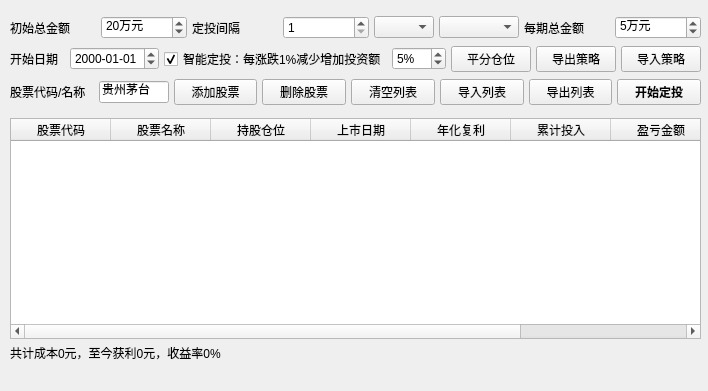
<?xml version="1.0" encoding="UTF-8"?>
<ui version="4.0">
 <class>ScheduledInvestment</class>
 <widget class="QMainWindow" name="ScheduledInvestment">
  <property name="geometry">
   <rect>
    <x>0</x>
    <y>0</y>
    <width>708</width>
    <height>391</height>
   </rect>
  </property>
  <property name="windowTitle">
   <string>定投组合表现</string>
  </property>
  <widget class="QWidget" name="centralwidget">
   <widget class="QTableWidget" name="tblStockList">
    <property name="geometry">
     <rect>
      <x>10</x>
      <y>118</y>
      <width>691</width>
      <height>221</height>
     </rect>
    </property>
    <property name="sortingEnabled">
     <bool>true</bool>
    </property>
    <column>
     <property name="text">
      <string>股票代码</string>
     </property>
    </column>
    <column>
     <property name="text">
      <string>股票名称</string>
     </property>
    </column>
    <column>
     <property name="text">
      <string>持股仓位</string>
     </property>
    </column>
    <column>
     <property name="text">
      <string>上市日期</string>
     </property>
    </column>
    <column>
     <property name="text">
      <string>年化复利</string>
     </property>
    </column>
    <column>
     <property name="text">
      <string>累计投入</string>
     </property>
    </column>
    <column>
     <property name="text">
      <string>盈亏金额</string>
     </property>
    </column>
    <column>
     <property name="text">
      <string>盈亏比例</string>
     </property>
    </column>
   </widget>
   <widget class="QLabel" name="lblTradeSummary">
    <property name="geometry">
     <rect>
      <x>10</x>
      <y>340</y>
      <width>611</width>
      <height>25</height>
     </rect>
    </property>
    <property name="font">
     <font>
      <family>Helvetica</family>
      <pointsize>9</pointsize>
     </font>
    </property>
    <property name="text">
     <string>共计成本0元，至今获利0元，收益率0%</string>
    </property>
   </widget>
   <widget class="QWidget" name="layoutWidget">
    <property name="geometry">
     <rect>
      <x>10</x>
      <y>9</y>
      <width>691</width>
      <height>103</height>
     </rect>
    </property>
    <layout class="QVBoxLayout" name="verticalLayout">
     <property name="spacing">
      <number>0</number>
     </property>
     <item>
      <layout class="QHBoxLayout" name="horizontalLayout_2">
       <property name="spacing">
        <number>5</number>
       </property>
       <item>
        <widget class="QLabel" name="lblInitialInvestment">
         <property name="font">
          <font>
           <family>Helvetica</family>
           <pointsize>9</pointsize>
          </font>
         </property>
         <property name="text">
          <string>初始总金额</string>
         </property>
        </widget>
       </item>
       <item>
        <widget class="QSpinBox" name="spbInitialInvestment">
         <property name="font">
          <font>
           <family>Helvetica</family>
          </font>
         </property>
         <property name="suffix">
          <string>万元</string>
         </property>
         <property name="prefix">
          <string/>
         </property>
         <property name="minimum">
          <number>1</number>
         </property>
         <property name="maximum">
          <number>1000</number>
         </property>
         <property name="value">
          <number>20</number>
         </property>
        </widget>
       </item>
       <item>
        <widget class="QLabel" name="lblInterval">
         <property name="font">
          <font>
           <family>Helvetica</family>
           <pointsize>9</pointsize>
          </font>
         </property>
         <property name="text">
          <string>定投间隔</string>
         </property>
        </widget>
       </item>
       <item>
        <widget class="QSpinBox" name="spbInterval">
         <property name="font">
          <font>
           <family>Helvetica</family>
          </font>
         </property>
         <property name="prefix">
          <string/>
         </property>
         <property name="minimum">
          <number>1</number>
         </property>
         <property name="maximum">
          <number>50</number>
         </property>
        </widget>
       </item>
       <item>
        <widget class="QComboBox" name="cbbIntervalType">
         <property name="maximumSize">
          <size>
           <width>60</width>
           <height>16777215</height>
          </size>
         </property>
         <property name="font">
          <font>
           <family>Helvetica</family>
          </font>
         </property>
        </widget>
       </item>
       <item>
        <widget class="QComboBox" name="cbbInvestTime">
         <property name="maximumSize">
          <size>
           <width>80</width>
           <height>16777215</height>
          </size>
         </property>
         <property name="font">
          <font>
           <family>Helvetica</family>
          </font>
         </property>
        </widget>
       </item>
       <item>
        <widget class="QLabel" name="lblEachInvestment">
         <property name="font">
          <font>
           <family>Helvetica</family>
           <pointsize>9</pointsize>
          </font>
         </property>
         <property name="text">
          <string>每期总金额</string>
         </property>
        </widget>
       </item>
       <item>
        <widget class="QSpinBox" name="spbEachInvestment">
         <property name="font">
          <font>
           <family>Helvetica</family>
          </font>
         </property>
         <property name="suffix">
          <string>万元</string>
         </property>
         <property name="prefix">
          <string/>
         </property>
         <property name="minimum">
          <number>1</number>
         </property>
         <property name="maximum">
          <number>1000</number>
         </property>
         <property name="value">
          <number>5</number>
         </property>
        </widget>
       </item>
      </layout>
     </item>
     <item>
      <layout class="QHBoxLayout" name="horizontalLayout_3">
       <property name="spacing">
        <number>5</number>
       </property>
       <item>
        <widget class="QLabel" name="lblStartDate">
         <property name="font">
          <font>
           <family>Helvetica</family>
           <pointsize>9</pointsize>
          </font>
         </property>
         <property name="text">
          <string>开始日期</string>
         </property>
        </widget>
       </item>
       <item>
        <widget class="QDateEdit" name="dteStartDate">
         <property name="font">
          <font>
           <family>Helvetica</family>
           <pointsize>9</pointsize>
          </font>
         </property>
         <property name="displayFormat">
          <string>yyyy-MM-dd</string>
         </property>
        </widget>
       </item>
       <item>
        <widget class="QCheckBox" name="cbxSmartInvesting">
         <property name="text">
          <string>智能定投：每涨跌1%减少增加投资额</string>
         </property>
         <property name="checked">
          <bool>true</bool>
         </property>
        </widget>
       </item>
       <item>
        <widget class="QSpinBox" name="spbSmartInvestFactor">
         <property name="font">
          <font>
           <family>Helvetica</family>
          </font>
         </property>
         <property name="suffix">
          <string>%</string>
         </property>
         <property name="prefix">
          <string/>
         </property>
         <property name="minimum">
          <number>1</number>
         </property>
         <property name="maximum">
          <number>20</number>
         </property>
         <property name="value">
          <number>5</number>
         </property>
        </widget>
       </item>
       <item>
        <widget class="QPushButton" name="btnAutoSplitRatio">
         <property name="font">
          <font>
           <family>Helvetica</family>
           <pointsize>9</pointsize>
          </font>
         </property>
         <property name="text">
          <string>平分仓位</string>
         </property>
        </widget>
       </item>
       <item>
        <widget class="QPushButton" name="btnExportPlan">
         <property name="font">
          <font>
           <family>Helvetica</family>
           <pointsize>9</pointsize>
          </font>
         </property>
         <property name="text">
          <string>导出策略</string>
         </property>
        </widget>
       </item>
       <item>
        <widget class="QPushButton" name="btnImportPlan">
         <property name="font">
          <font>
           <family>Helvetica</family>
           <pointsize>9</pointsize>
          </font>
         </property>
         <property name="text">
          <string>导入策略</string>
         </property>
        </widget>
       </item>
      </layout>
     </item>
     <item>
      <layout class="QHBoxLayout" name="horizontalLayout">
       <property name="spacing">
        <number>5</number>
       </property>
       <item>
        <widget class="QLabel" name="lblNewStockCode">
         <property name="font">
          <font>
           <family>Helvetica</family>
           <pointsize>9</pointsize>
          </font>
         </property>
         <property name="text">
          <string>股票代码/名称</string>
         </property>
        </widget>
       </item>
       <item>
        <widget class="QLineEdit" name="iptStockCode">
         <property name="maximumSize">
          <size>
           <width>70</width>
           <height>16777215</height>
          </size>
         </property>
         <property name="font">
          <font>
           <family>Helvetica</family>
           <pointsize>9</pointsize>
          </font>
         </property>
         <property name="text">
          <string>贵州茅台</string>
         </property>
         <property name="maxLength">
          <number>6</number>
         </property>
        </widget>
       </item>
       <item>
        <widget class="QPushButton" name="btnAddStock">
         <property name="font">
          <font>
           <family>Helvetica</family>
           <pointsize>9</pointsize>
          </font>
         </property>
         <property name="text">
          <string>添加股票</string>
         </property>
        </widget>
       </item>
       <item>
        <widget class="QPushButton" name="btnRemoveStock">
         <property name="font">
          <font>
           <family>Helvetica</family>
           <pointsize>9</pointsize>
          </font>
         </property>
         <property name="text">
          <string>删除股票</string>
         </property>
        </widget>
       </item>
       <item>
        <widget class="QPushButton" name="btnClearStocks">
         <property name="font">
          <font>
           <family>Helvetica</family>
           <pointsize>9</pointsize>
          </font>
         </property>
         <property name="text">
          <string>清空列表</string>
         </property>
        </widget>
       </item>
       <item>
        <widget class="QPushButton" name="btnImportStockList">
         <property name="font">
          <font>
           <family>Helvetica</family>
           <pointsize>9</pointsize>
          </font>
         </property>
         <property name="text">
          <string>导入列表</string>
         </property>
        </widget>
       </item>
       <item>
        <widget class="QPushButton" name="btnExportStockList">
         <property name="font">
          <font>
           <family>Helvetica</family>
           <pointsize>9</pointsize>
          </font>
         </property>
         <property name="text">
          <string>导出列表</string>
         </property>
        </widget>
       </item>
       <item>
        <widget class="QPushButton" name="btnStartInvesting">
         <property name="font">
          <font>
           <family>Helvetica</family>
           <pointsize>9</pointsize>
           <weight>75</weight>
           <bold>true</bold>
          </font>
         </property>
         <property name="text">
          <string>开始定投</string>
         </property>
        </widget>
       </item>
      </layout>
     </item>
    </layout>
   </widget>
  </widget>
  <widget class="QMenuBar" name="menubar">
   <property name="geometry">
    <rect>
     <x>0</x>
     <y>0</y>
     <width>708</width>
     <height>22</height>
    </rect>
   </property>
  </widget>
 </widget>
 <resources/>
 <connections>
  <connection>
   <sender>btnExportPlan</sender>
   <signal>clicked()</signal>
   <receiver>ScheduledInvestment</receiver>
   <slot>export_investment_plan()</slot>
   <hints>
    <hint type="sourcelabel">
     <x>549</x>
     <y>75</y>
    </hint>
    <hint type="destinationlabel">
     <x>240</x>
     <y>60</y>
    </hint>
   </hints>
  </connection>
  <connection>
   <sender>btnImportPlan</sender>
   <signal>clicked()</signal>
   <receiver>ScheduledInvestment</receiver>
   <slot>import_investment_plan()</slot>
   <hints>
    <hint type="sourcelabel">
     <x>675</x>
     <y>77</y>
    </hint>
    <hint type="destinationlabel">
     <x>354</x>
     <y>95</y>
    </hint>
   </hints>
  </connection>
  <connection>
   <sender>btnExportStockList</sender>
   <signal>clicked()</signal>
   <receiver>ScheduledInvestment</receiver>
   <slot>export_stock_list()</slot>
   <hints>
    <hint type="sourcelabel">
     <x>583</x>
     <y>109</y>
    </hint>
    <hint type="destinationlabel">
     <x>454</x>
     <y>62</y>
    </hint>
   </hints>
  </connection>
  <connection>
   <sender>btnImportStockList</sender>
   <signal>clicked()</signal>
   <receiver>ScheduledInvestment</receiver>
   <slot>import_stock_list()</slot>
   <hints>
    <hint type="sourcelabel">
     <x>505</x>
     <y>115</y>
    </hint>
    <hint type="destinationlabel">
     <x>562</x>
     <y>82</y>
    </hint>
   </hints>
  </connection>
  <connection>
   <sender>btnAddStock</sender>
   <signal>clicked()</signal>
   <receiver>ScheduledInvestment</receiver>
   <slot>add_stock_code()</slot>
   <hints>
    <hint type="sourcelabel">
     <x>204</x>
     <y>109</y>
    </hint>
    <hint type="destinationlabel">
     <x>197</x>
     <y>128</y>
    </hint>
   </hints>
  </connection>
  <connection>
   <sender>btnRemoveStock</sender>
   <signal>clicked()</signal>
   <receiver>ScheduledInvestment</receiver>
   <slot>remove_stock_code()</slot>
   <hints>
    <hint type="sourcelabel">
     <x>286</x>
     <y>115</y>
    </hint>
    <hint type="destinationlabel">
     <x>287</x>
     <y>128</y>
    </hint>
   </hints>
  </connection>
  <connection>
   <sender>btnClearStocks</sender>
   <signal>clicked()</signal>
   <receiver>ScheduledInvestment</receiver>
   <slot>clear_stock_list()</slot>
   <hints>
    <hint type="sourcelabel">
     <x>405</x>
     <y>107</y>
    </hint>
    <hint type="destinationlabel">
     <x>410</x>
     <y>95</y>
    </hint>
   </hints>
  </connection>
  <connection>
   <sender>btnStartInvesting</sender>
   <signal>clicked()</signal>
   <receiver>ScheduledInvestment</receiver>
   <slot>start_investing()</slot>
   <hints>
    <hint type="sourcelabel">
     <x>698</x>
     <y>126</y>
    </hint>
    <hint type="destinationlabel">
     <x>562</x>
     <y>111</y>
    </hint>
   </hints>
  </connection>
  <connection>
   <sender>tblStockList</sender>
   <signal>cellDoubleClicked(int,int)</signal>
   <receiver>ScheduledInvestment</receiver>
   <slot>show_stock_graph()</slot>
   <hints>
    <hint type="sourcelabel">
     <x>319</x>
     <y>275</y>
    </hint>
    <hint type="destinationlabel">
     <x>568</x>
     <y>298</y>
    </hint>
   </hints>
  </connection>
  <connection>
   <sender>cbxSmartInvesting</sender>
   <signal>toggled(bool)</signal>
   <receiver>spbSmartInvestFactor</receiver>
   <slot>setEnabled(bool)</slot>
   <hints>
    <hint type="sourcelabel">
     <x>364</x>
     <y>80</y>
    </hint>
    <hint type="destinationlabel">
     <x>456</x>
     <y>80</y>
    </hint>
   </hints>
  </connection>
  <connection>
   <sender>btnAutoSplitRatio</sender>
   <signal>clicked()</signal>
   <receiver>ScheduledInvestment</receiver>
   <slot>auto_split_ratio()</slot>
   <hints>
    <hint type="sourcelabel">
     <x>523</x>
     <y>83</y>
    </hint>
    <hint type="destinationlabel">
     <x>523</x>
     <y>28</y>
    </hint>
   </hints>
  </connection>
 </connections>
 <slots>
  <slot>export_investment_plan()</slot>
  <slot>import_investment_plan()</slot>
  <slot>export_stock_list()</slot>
  <slot>import_stock_list()</slot>
  <slot>add_stock_code()</slot>
  <slot>remove_stock_code()</slot>
  <slot>clear_stock_list()</slot>
  <slot>start_investing()</slot>
  <slot>show_stock_graph()</slot>
  <slot>auto_split_ratio()</slot>
 </slots>
</ui>
